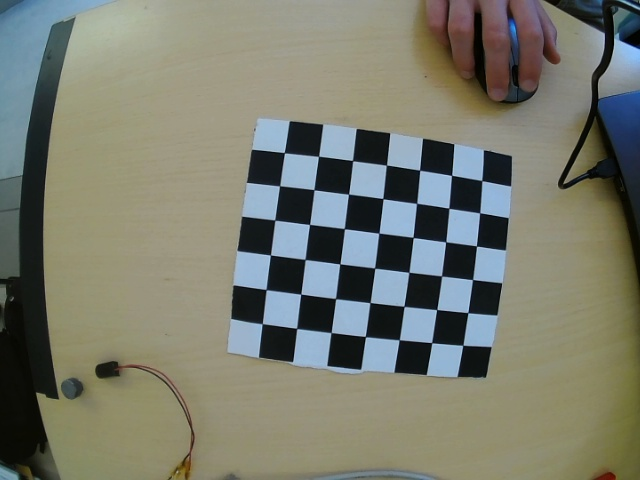
#> input picture Sources/Camera/Chessboard/chess_0.jpg, 640 x 480 px, given in place of the camera
$ python find_color.py   (older library calls are emulated)
#> lines starting #> are read from the running program, lines starting #| are printed output that depends on the picture; after the words box and inside, x2 and y2 are one past the last pixel; in counts of white or black regions, pixels touching at a corner belong together
import cv2
import numpy as np

cap = cv2.VideoCapture(1)
# [4 lines of commented-out code are left out]
ret, old_frame = cap.read()
#> old_frame is the input picture: shape (480, 640, 3); mean B, G, R 109.7, 122.9, 120.7
mask_old = np.zeros_like(old_frame)
color_chc = 'green'


def CannyDetec(img, color_chc, ths, minEdge, maxEdge):
    # Convert BGR to HSV
    hsv = cv2.cvtColor(img, cv2.COLOR_BGR2HSV)

    # define range of colors in HSV
    if color_chc == 'blue':
        lower = np.array([85, 50, 50])
        upper = np.array([145, 255, 255])
    if color_chc == 'red':
        lower1 = np.array([130, 50, 50])
        upper1 = np.array([179, 255, 255])
        lower2 = np.array([0, 50, 50])
        upper2 = np.array([10, 255, 255])
        # lower = np.array([170,50,140])
        # upper = np.array([179,140,140])
    if color_chc == 'green':
        lower = np.array([45, 50, 50])
        upper = np.array([85, 255, 255])
    if color_chc == 'white':
        lower = np.array([0, 0, 255])
        upper = np.array([179, 0, 255])
    if color_chc == 'yellow':
        lower = np.array([30, 50, 255])
        upper = np.array([35, 255, 255])

    # Threshold the HSV image to get only chosen colors
    if color_chc == 'red':
        mask = cv2.inRange(hsv, lower1, upper1)
        mask2 = cv2.inRange(hsv, lower2, upper2)
        mask = cv2.add(mask, mask2)
    else:
        mask = cv2.inRange(hsv, lower, upper)

    kernel = np.ones((ths, ths), np.uint8)
    # mask = cv2.erode(mask,kernel,iterations = 5)
    # mask = cv2.dilate(mask,kernel,iterations = 5)

    # Bitwise-AND mask and original image: the pixels different from mask color set to 0 (black)
    res = cv2.bitwise_and(img, img, mask=mask)

    # Threshold the image to get black and white image
    res = np.uint8(res / 2.)
    res = cv2.cvtColor(res, cv2.COLOR_HSV2BGR)
    res = cv2.cvtColor(res, cv2.COLOR_BGR2GRAY)
    rest, res = cv2.threshold(res, 1, 255, 0)

    # Erode and dilate to remove the noise
    # res = cv2.erode(res,kernel,iterations = 5)
    # res = cv2.dilate(res,kernel,iterations = 5)

    # Find the edges on the binary image
    edge = cv2.Canny(res, minEdge, maxEdge, apertureSize=5)

    # Find the contours on the binary image
    image, contours, hierarchy = cv2.findContours(res, cv2.RETR_EXTERNAL, cv2.CHAIN_APPROX_SIMPLE)

    return contours


# [56 lines left out: function DetectColor, not called in this run]


while (1):
    print('ok')
    # Recalculate an empty mask
    mask_old = np.zeros_like(old_frame)

    # Take each frame
    _, frame = cap.read()

    # Create a gray image
    frame_gray = cv2.cvtColor(frame, cv2.COLOR_BGR2GRAY)
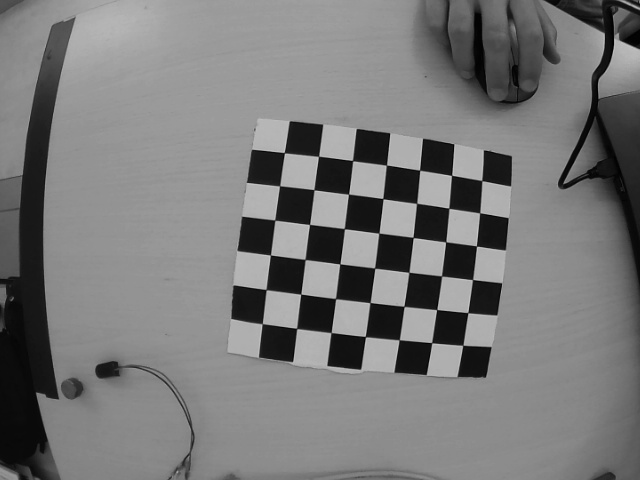
#> frame_gray: shape (480, 640); min 0, max 204, mean 120.7

    # Convert BGR to HSV
    hsv = cv2.cvtColor(frame, cv2.COLOR_BGR2HSV)
#> hsv: shape (480, 640, 3); mean H, S, V 49.3, 64.3, 130.2

    # Histogram equalization
    lab = cv2.cvtColor(frame, cv2.COLOR_BGR2LAB)
#> lab: shape (480, 640, 3); mean of channels 0, 1, 2 128.2, 125.4, 134.9
    l, a, b = cv2.split(lab)
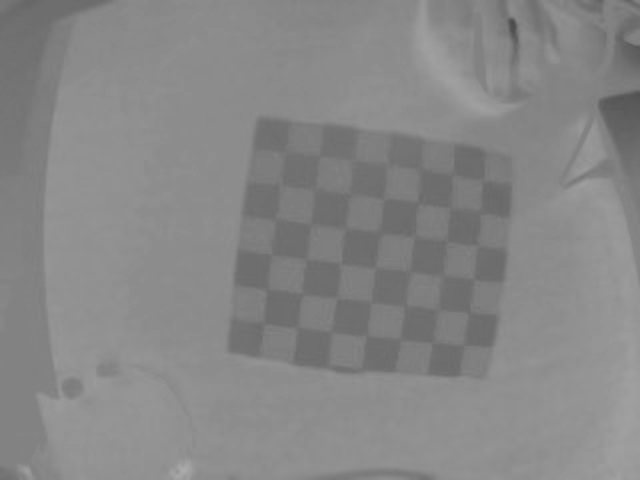
#> b: shape (480, 640); min 74, max 171, mean 134.9
    clahe = cv2.createCLAHE(clipLimit=1.0, tileGridSize=(4, 4))
    l = clahe.apply(l)
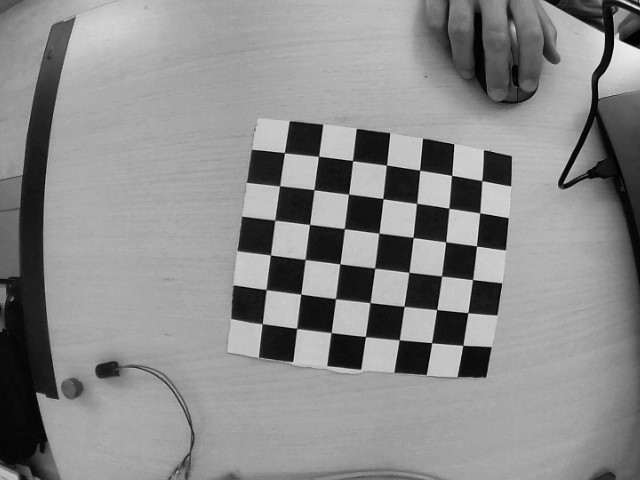
#> l: shape (480, 640); min 0, max 236, mean 138.3
    lab = cv2.merge((l, a, b))
#> lab: shape (480, 640, 3); mean of channels 0, 1, 2 138.3, 125.4, 134.9
    lab = cv2.cvtColor(lab, cv2.COLOR_LAB2BGR)
    # frame = lab

    # Display the recomposed image
    contours_r = CannyDetec(frame, color_chc, 2, 1000, 5000)
#> in CannyDetec, `mask = cv2.inRange(hsv, lower, upper)`:
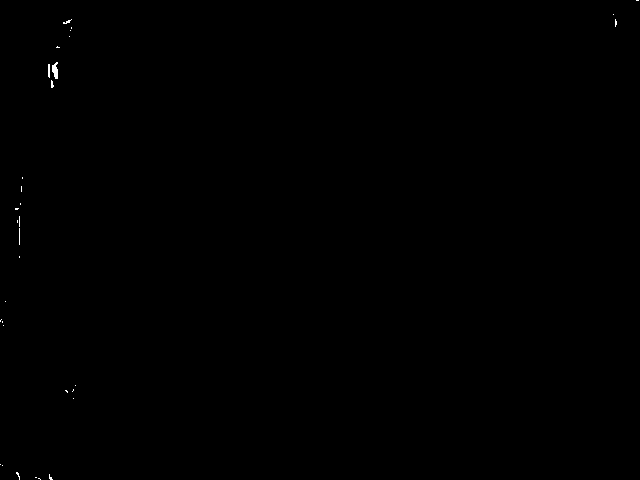
#> mask: shape (480, 640); 0.08% white in thin lines or dots
#> in CannyDetec, `edge = cv2.Canny(res, minEdge, maxEdge, apertureSize=5)`:
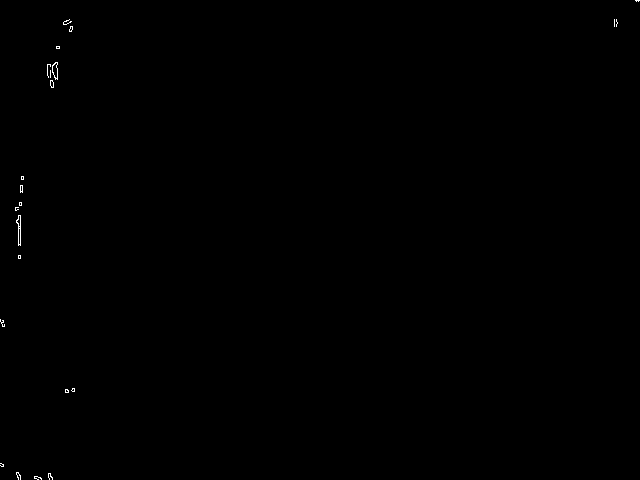
#> edge: shape (480, 640); 0.12% white in thin lines or dots
#> in CannyDetec, `image, contours, hierarchy = cv2.findContours(res, cv2.RETR_EXTERNAL, ..`: contours = 33 contours, 32 with area under 20; largest, box (x1, y1, x2, y2) and area: (52, 62, 58, 79) 52
#> contours_r has the same summary as contours in CannyDetec

    # img_green, mask_green = DetectColor(frame, 'green')

    # Display the recomposed image
    contours_b = CannyDetec(frame, 'green', 5, 1000, 5000)
#> contours_b has the same summary as contours in CannyDetec

    # ------------------------------------------------------------------
    # Edge detection using hsv collor and Canny detection method
    # contours_b = CannyDetec(frame, color_chc, 2, 100, 1000)

    # Calculate the distance between the camera en the plan, based on area and intensity of the spot
    idx_txt = 0
    if len(contours_b) > 0:
        area_t = 0
        sum_t = 0
        idx_t = 0
        for idx in range(len(contours_b)):
            cnt = contours_b[idx]
            area = cv2.contourArea(cnt)
            if area > area_t:
                area_t = area
                idx_t = idx
#> this loop made 33 passes
#> (area, area_t) on pass 25: (52, 52)
#> after the loop, area_t = 52; idx_t = 24
        idx = idx_t
#> idx = 24
        area_t = 0
        # for idx in range(len(contours_b)):
        cnt = contours_b[idx]
#> cnt = contour of 16 points, box (x1, y1, x2, y2) (52, 62, 58, 79), area 52
        area = cv2.contourArea(cnt)
#> area = 52
        M = cv2.moments(cnt)
#> M = moments, m00 52, centre m10/m00, m01/m00 = (54.78, 70.18)
        if area > 20:
            cimg = np.zeros_like(mask_old)
            cv2.drawContours(cimg, contours_b, idx, (255, 255, 255), -1, maxLevel=0)
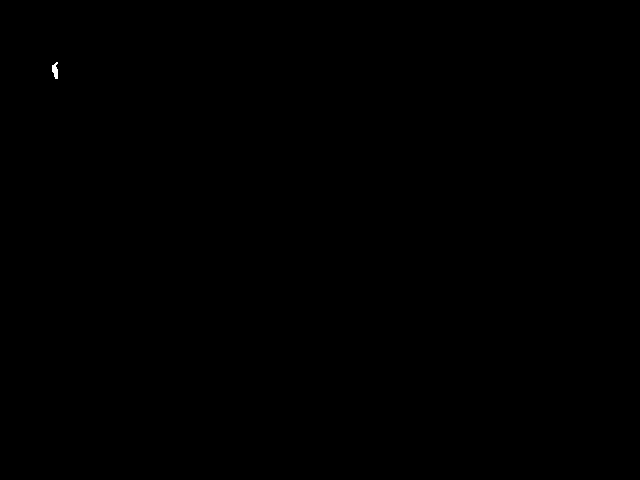
#> cimg: shape (480, 640, 3); 0.02% white; 1 white region, box (x1, y1, x2, y2) and area: (52, 62, 58, 79) 71
            cx = int(M['m10'] / M['m00'])
#> cx = 54
            cy = int(M['m01'] / M['m00'])
#> cy = 70
            cimg = cv2.cvtColor(cimg, cv2.COLOR_BGR2GRAY)
            sum_img = cv2.sumElems(cimg * frame_gray)
#> sum_img = (13287, 0, 0, 0)
            area_t = area_t + area
            sum_t = sum_t + max(sum_img)
#> sum_t = 13287
            # cv2.drawContours(mask_old, contours_b, idx, (0,255,255), 1)
            cx = int(M['m10'] / M['m00'])
            cy = int(M['m01'] / M['m00'])

        if (area_t > 0 and sum_t > 0):
            text = 'Distance  = ' + str(1 * (area_t / 1000) - 0)
#> text = 'Distance  = 0.052'
            cv2.putText(mask_old, text, (20, 20), cv2.FONT_HERSHEY_SIMPLEX, 0.5, (255, 255, 0))

    # Draw contour around the contour_r objects
    idx_txt = 0

    if len(contours_r) > 0:
        area_t = 0
        sum_t = 0
        M = 0
        for idx in range(len(contours_r)):
            cnt = contours_r[idx]
            area = cv2.contourArea(cnt)
            M = cv2.moments(cnt)
            # print('area= '+str(area))
            if area > 1:
                cv2.drawContours(mask_old, contours_r, idx, (0, 255, 255), 1, maxLevel=0)
                cx = int(M['m10'] / M['m00'])
                cy = int(M['m01'] / M['m00'])
                cv2.circle(mask_old, (cx, cy), 1, (0, 255, 0), 1)
                idx_txt = idx_txt + 1
                text = 'Defect ' + str(idx_txt)
                cv2.putText(mask_old, text, (cx + 20, cy + 20), cv2.FONT_HERSHEY_SIMPLEX, 0.5, (0, 255, 255))
#> this loop made 33 passes
#> (area, cx, cy, text) on pass 25: (52, 54, 70, 'Defect 7')
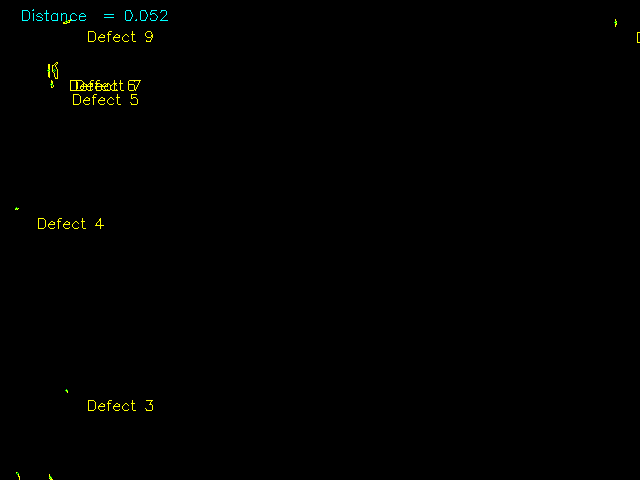
#> mask_old: shape (480, 640, 3); mean of channels 0, 1, 2 0.2, 1.1, 0.8; drawn as B, G, R
#> after the loop, idx_txt = 9

    img = cv2.add(frame, mask_old)

    cv2.imshow('img', img)
    # cv2.imshow('green',mask_green)
    # cv2.imshow('red',mask_red)
    # cv2.imshow('blue',mask_blue)
    cv2.imshow('img clahe', lab)
    # Wait for a key pressed
    k = cv2.waitKey(30) & 0xFF
#> (key Esc is pressed here)
    # Esc. pressed, quit app
    if k == 27:
        break
    # "p" pressed, save image
    if k == ord('p'):
        cv2.imwrite("saved_current" + ".jpg", frame)
        cv2.imwrite("saved_current_data" + ".jpg", img)

# Destroy windows, close the app
cv2.destroyAllWindows()
cap.release()

$ run again, on Sources/Camera/Chessboard/chess_1.jpg
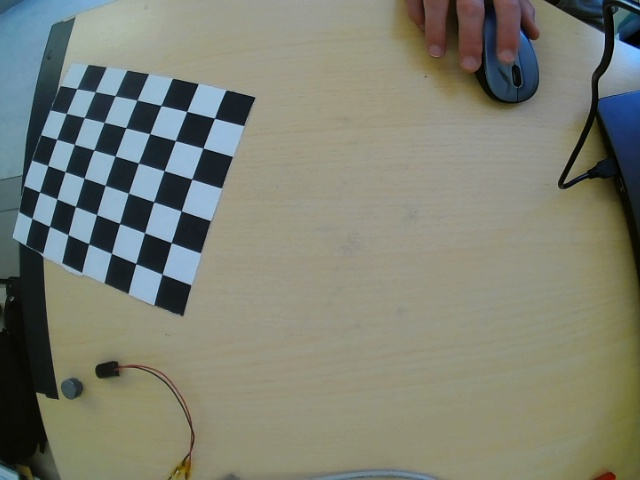
#> input picture Sources/Camera/Chessboard/chess_1.jpg, 640 x 480 px, given in place of the camera
#> old_frame is the input picture: shape (480, 640, 3); mean B, G, R 115, 127.6, 124.4
#> hsv: shape (480, 640, 3); mean H, S, V 45.3, 57.5, 133.1
#> `lab = cv2.cvtColor(lab, cv2.COLOR_LAB2BGR)`:
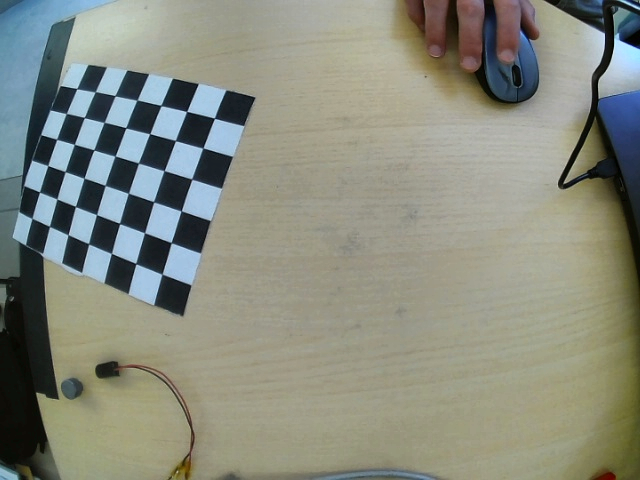
#> lab: shape (480, 640, 3); mean B, G, R 126, 138.8, 135.7
#> mask: shape (480, 640); 0.09% white; 32 white regions (30 under 20 px), largest, box (x1, y1, x2, y2) and area: (10, 246, 20, 272) 102, (0, 237, 10, 246) 58
#> edge: shape (480, 640); 0.1% white in thin lines or dots
#> contours = 32 contours, 30 with area under 20; largest, box (x1, y1, x2, y2) and area: (10, 246, 20, 272) 67, (0, 237, 10, 246) 43
#> contours_r has the same summary as contours in CannyDetec
#> contours_b has the same summary as contours in CannyDetec
#> the loop `for idx in range(len(contours_b)):` made 32 passes
#> (area, area_t) on pass 25: (67, 67)
#> after the loop `for idx in range(len(contours_b)):`: area_t = 67; idx_t = 24
#> `cnt = contours_b[idx]`: cnt = contour of 22 points, box (x1, y1, x2, y2) (10, 246, 20, 272), area 67
#> `area = cv2.contourArea(cnt)`: area = 67
#> M = moments, m00 67, centre m10/m00, m01/m00 = (16.54, 254)
#> `cx = int(M['m10'] / M['m00'])`: cx = 16
#> `cy = int(M['m01'] / M['m00'])`: cy = 254
#> sum_img = (18657, 0, 0, 0)
#> sum_t = 18657
#> `text = 'Distance  = ' + str(1 * (area_t / 1000) - 0)`: text = 'Distance  = 0.067'
#> the loop `for idx in range(len(contours_r)):` made 32 passes
#> (area, cx, cy, text) on passes 25 to 26: (67, 16, 254, 'Defect 5'), (43, 3, 241, 'Defect 6')
#> after the loop `for idx in range(len(contours_r)):`:
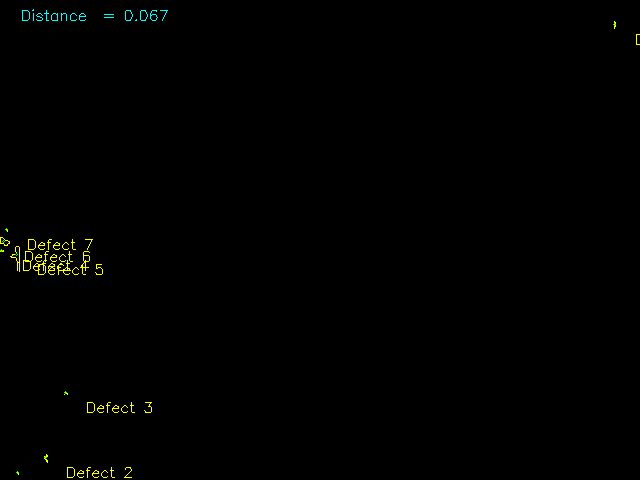
#> mask_old: shape (480, 640, 3); mean of channels 0, 1, 2 0.2, 1.1, 0.8; drawn as B, G, R
#> after the loop `for idx in range(len(contours_r)):`: idx_txt = 8

$ run again, on Sources/Camera/Chessboard/chess_10.jpg
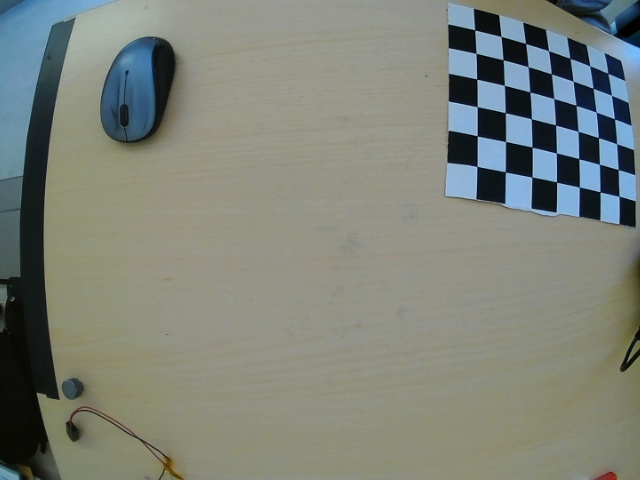
#> input picture Sources/Camera/Chessboard/chess_10.jpg, 640 x 480 px, given in place of the camera
#> old_frame is the input picture: shape (480, 640, 3); mean B, G, R 121.1, 130.6, 125.5
#> hsv: shape (480, 640, 3); mean H, S, V 45.2, 48.4, 135.1
#> `l = clahe.apply(l)`:
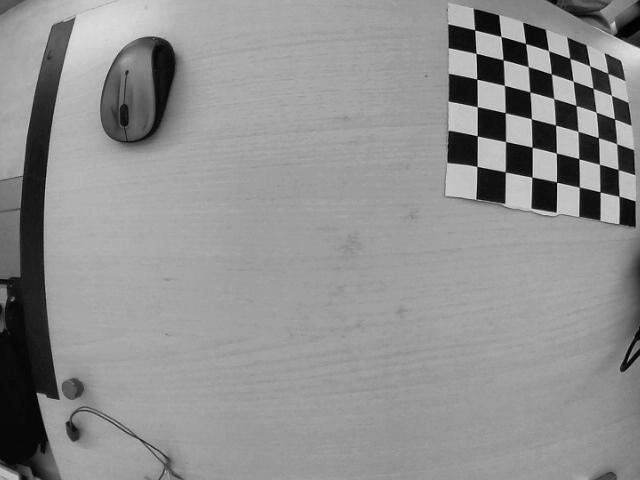
#> l: shape (480, 640); min 1, max 222, mean 143.9
#> mask: shape (480, 640); 0.04% white; 29 white regions (28 under 20 px), largest, box (x1, y1, x2, y2) and area: (0, 250, 8, 264) 61
#> edge: shape (480, 640); 0.07% white in thin lines or dots, all inside (x1, y1, x2, y2) = (0, 124, 120, 480)
#> contours = 29 contours, 28 with area under 20; largest, box (x1, y1, x2, y2) and area: (0, 250, 8, 264) 42
#> contours_r has the same summary as contours in CannyDetec
#> contours_b has the same summary as contours in CannyDetec
#> the loop `for idx in range(len(contours_b)):` made 29 passes
#> (area, area_t, idx_t) on pass 18: (42.5, 42.5, 17)
#> after the loop `for idx in range(len(contours_b)):`: area_t = 42.5; idx_t = 17
#> `cnt = contours_b[idx]`: cnt = contour of 15 points, box (x1, y1, x2, y2) (0, 250, 8, 264), area 42
#> `area = cv2.contourArea(cnt)`: area = 42.5
#> M = moments, m00 42.5, centre m10/m00, m01/m00 = (3.09, 256.8)
#> `cx = int(M['m10'] / M['m00'])`: cx = 3
#> `cy = int(M['m01'] / M['m00'])`: cy = 256
#> sum_img = (10366, 0, 0, 0)
#> sum_t = 10366
#> `text = 'Distance  = ' + str(1 * (area_t / 1000) - 0)`: text = 'Distance  = 0.0425'
#> the loop `for idx in range(len(contours_r)):` made 29 passes
#> (area, cx, cy, text) on pass 18: (42.5, 3, 256, 'Defect 1')
#> after the loop `for idx in range(len(contours_r)):`:
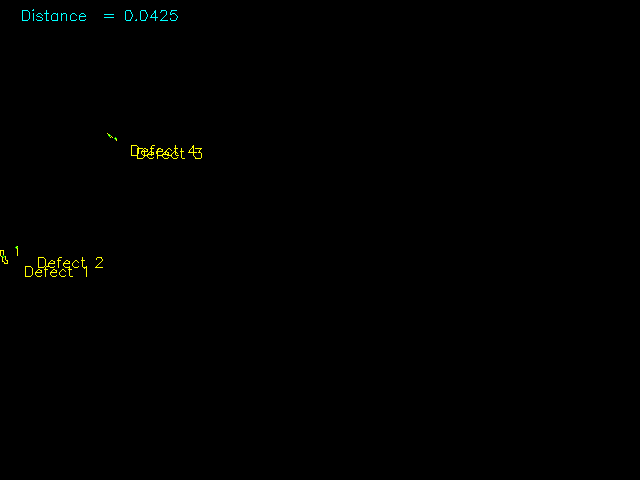
#> mask_old: shape (480, 640, 3); mean of channels 0, 1, 2 0.3, 0.8, 0.5; drawn as B, G, R
#> after the loop `for idx in range(len(contours_r)):`: idx_txt = 4
